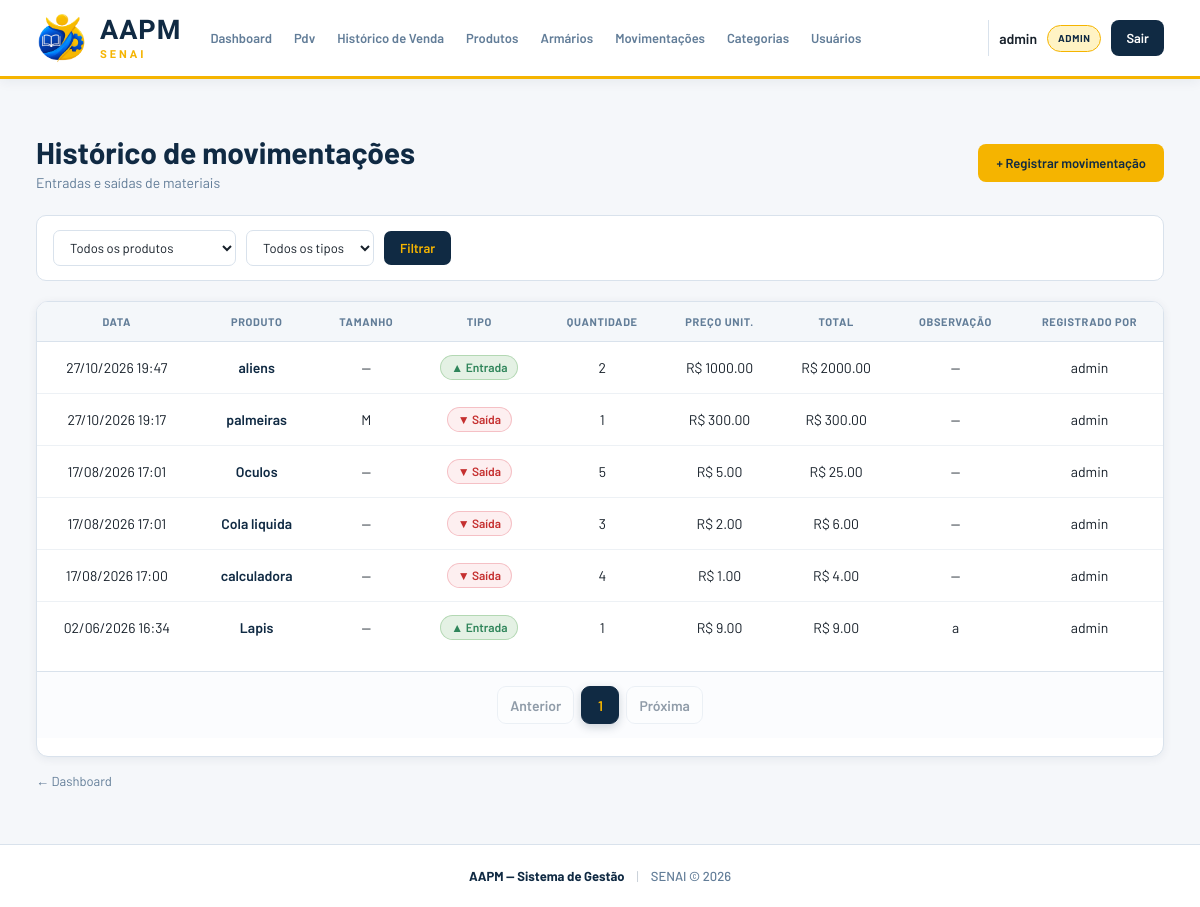
The app's page /movimentacoes/ (signed in) with its own data.
### app/models/movimentacao.py (models this page shows, shortened)
class Movimentacao(Base):
    __tablename__ = "movimentacoes"
    id = Column(Integer, primary_key=True, autoincrement=True, index= True)
    tipo = Column(Enum(Tipo_de_movimentacao), nullable=False)
    quantidade = Column(Integer, nullable=False)
    preco_unitario = Column(Float, nullable=False, default=0.0)
    observacao = Column(String(255), nullable=True)
    criado_em = Column(DateTime, server_default=func.now())
    produto_id = Column(Integer, ForeignKey("produtos.id", ondelete="CASCADE"), nullable=False)
    tamanho_id = Column(Integer, ForeignKey("produto_tamanhos.id", ondelete="SET NULL"), nullable=True)
    usuario_id = Column(Integer, ForeignKey("usuarios.id", ondelete="SET NULL"), nullable=False)
    produto = relationship("Produto", backref="movimentacoes")
    tamanho = relationship("ProdutoTamanho")
    usuario = relationship("Usuario", backref="movimentacoes")

### app/models/produto.py (models this page shows, shortened)
class Produto(Base):
    __tablename__ = "produtos"
    id = Column(Integer, primary_key=True, autoincrement=True, index=True)
    nome = Column(String(150), nullable=False, index=True)
    preco = Column(Float, nullable=False, default=0.0)
    estoque_atual = Column(Integer, nullable=False, default=0)
    ativo = Column(Boolean, default=True)
    imagem_path = Column(String(255), nullable=True)
    categoria_id = Column(Integer, ForeignKey("categorias.id", ondelete="SET NULL"), nullable=True)
    categoria = relationship("Categoria", back_populates="produtos")
    tamanhos  = relationship("ProdutoTamanho", back_populates="produto", cascade="all, delete-orphan")

### app/models/usuario.py (models this page shows)
class Usuario(Base):
    __tablename__ = "usuarios"
    id = Column(Integer, primary_key=True, autoincrement=True)
    nome = Column(String(100), nullable=False)
    email = Column(String(150), unique=True, nullable=False)
    senha_hash = Column(String(255), nullable=False)
    role = Column(String(20), default="operador")
    ativo = Column(Boolean, default=True)
    criado_em = Column(DateTime, server_default=func.now())

### app/models/produto_tamanho.py (models this page shows)
class ProdutoTamanho(Base):
    __tablename__ = "produto_tamanhos"
    id         = Column(Integer, primary_key=True, autoincrement=True, index=True)
    produto_id = Column(Integer, ForeignKey("produtos.id", ondelete="CASCADE"), nullable=False)
    tamanho    = Column(String(10), nullable=False)  # Ex: PP, P, M, G, GG
    estoque    = Column(Integer, nullable=False, default=0)
    produto = relationship("Produto", back_populates="tamanhos")

### app/controllers/movimentacao_controller.py (the view)
@router.get("/")
def listar_movimentacoes(
    request: Request,
    produto_id: int = 0,
    tipo: str = "",
    page: int = 1,
    db: Session = Depends(get_db),
    admin = Depends(get_admin)
):
    query = db.query(Movimentacao).order_by(
        Movimentacao.criado_em.desc()
    )
    if produto_id:
        query = query.filter(
            Movimentacao.produto_id == produto_id
        )
    if tipo in ("entrada", "saida", "cancelamento", "ajuste"):
        query = query.filter(
            Movimentacao.tipo == tipo
        )
    movimentacoes, pagination = paginate(query, page)
    produtos = db.query(Produto).filter(
        Produto.ativo == True
    ).all()
    return templates.TemplateResponse(
        request,
        "movimentacoes/index.html",
        {
            "request": request,
            "usuario": admin,
            "movimentacoes": movimentacoes,
            "produtos": produtos,
            "produto_id": produto_id,
            "tipo": tipo,
            "pagination": pagination,
        }
    )

### app/templates/movimentacoes/index.html (shortened to what this page needs)
{% extends "base.html" %}
{% block extra_css %}
<link rel="stylesheet" href="/static/css/movimnetacoes-index.css">
<link rel="stylesheet" href="/static/css/list-pages.css?v=1">
{% endblock %}
{% block conteudo %}
<div class="page-header">
    <div>
        <h1 class="page-title">Histórico de movimentações</h1>
        <p class="page-subtitle">Entradas e saídas de materiais</p>
    </div>
    <a href="/movimentacoes/nova" class="btn-primary">
        + Registrar movimentação
    </a>
</div>
<form class="filtros-form" method="get" action="/movimentacoes">
    <select name="produto_id" class="filtro-select">
        <option value="0">Todos os produtos</option>
    </select>
    <select name="tipo" class="filtro-select">
        <option value="">Todos os tipos</option>
    </select>
    <button type="submit" class="btn-filtrar">
        Filtrar
    </button>
</form>
<div class="card">
    <div class="table-wrapper">
        <table class="table">
            <thead>
                <tr>
                    <th>Data</th>
                    <th>Produto</th>
                    <th>Tamanho</th>
                    <th>Tipo</th>
                    <th>Quantidade</th>
                    <th>Preço unit.</th>
                    <th>Total</th>
                    <th>Observação</th>
                    <th>Registrado por</th>
                </tr>
            </thead>
            <tbody>
                {% for m in movimentacoes %}
                    <tr>
                        <td>
                            {{ m.criado_em.strftime('%d/%m/%Y %H:%M') }}
                        </td>
                        <td>
                            <a
                                href="/produtos/{{ m.produto_id }}"
                                class="link-produto"
                            >
                                {{ m.produto.nome }}
                            </a>
                        </td>
                        <td>
                            {% if m.tamanho %}
                                {{ m.tamanho.tamanho }}
                            {% else %}
                                —
                            {% endif %}
                        </td>
                        <td>
                            <span class="status-badge status-badge--{{ m.tipo.value }}">
                                {{ "▲ Entrada" if m.tipo.value == 'entrada' else "▼ Saída" }}
                            </span>
                        </td>
                        <td>
                            {{ m.quantidade }}
                        </td>
                        <td>
                            R$ {{ "%.2f"|format(m.preco_unitario) }}
                        </td>
                        <td>
                            R$ {{ "%.2f"|format(m.valor_total) }}
                        </td>
                        <td>
                            {{ m.observacao or "—" }}
                        </td>
                        <td>
                            {{ m.usuario.nome if m.usuario else "—" }}
                        </td>
                    </tr>
                {% endfor %}
            </tbody>
        </table>
    </div>
    {% include "paginacao/index.html" %}
</div>
<a href="/" class="back-link">
    ← Dashboard
</a>
{% endblock %}

### app/static/css/base.css (style rules this page uses)
* { margin: 0; padding: 0; box-sizing: border-box; }
html { scroll-behavior: smooth; }
body { min-height: 100vh; display: flex; flex-direction: column; font-family: "Barlow", sans-serif; background: var(--fundo); color: var(--texto); -webkit-font-smoothing: antialiased; text-rendering: optimizeLegibility; }
:root { --azul: #102A43; --azul-2: #243B53; --azul-3: #486581; --laranja: #F5B400; --laranja-2: #D99F00; --laranja-claro: #FFF3C4; --branco: #FFFFFF; --fundo: #F5F7FA; --fundo-card: #FFFFFF; --texto: #17202A; --texto-secundario: #627D98; --borda: #D9E2EC; --verde: #2F855A; --vermelho: #C53030; --sombra: 0 5px 20px rgba(16, 42, 67, 0.08); --sombra-hover: 0 10px 28px rgba(16, 42, 67, 0.14); --radius: 12px; }
button, input, select, textarea { font-family: inherit; }
button { cursor: pointer; }
a { color: inherit; }

### app/static/css/movimnetacoes-index.css (style rules this page uses)
.page-title { margin: 0; font-size: 22px; font-weight: 700; color: var(--azul); }
.page-subtitle { margin-top: 2px; font-size: 13px; color: var(--texto-secundario); }
.btn-primary { display: inline-flex; align-items: center; justify-content: center; height: 38px; padding: 0 18px; background: var(--laranja); color: var(--azul) !important; border-radius: 8px; text-decoration: none; font-size: 13px; font-weight: 600; transition: .2s; }
.filtros-form { display: flex; align-items: center; flex-wrap: wrap; gap: 10px; margin-bottom: 20px; padding: 14px 16px; background: var(--branco); border: 1px solid var(--borda); border-radius: 10px; }
.filtro-select { padding: 8px 12px; background: var(--branco); color: var(--texto); border: 1px solid var(--borda); border-radius: 7px; font-size: 13px; font-family: inherit; cursor: pointer; }
.btn-filtrar { height: 34px; padding: 0 16px; background: var(--azul); color: var(--laranja); border: none; border-radius: 7px; font-size: 13px; font-weight: 600; cursor: pointer; }
.card { background: var(--branco); border: 1px solid var(--borda); border-radius: 12px; overflow: hidden; box-shadow: var(--sombra); }
.table-wrapper { overflow-x: auto; max-width: 100%; }
.table { width: 100%; border-collapse: collapse; font-size: 14px; }
.table thead { background: var(--fundo); }
.table th, .table td { text-align: center; vertical-align: middle; }
.table th { padding: 12px 16px; color: var(--texto-secundario); font-size: 12px; font-weight: 700; text-transform: uppercase; letter-spacing: .06em; border-bottom: 1px solid var(--borda); white-space: nowrap; }
.table td { padding: 13px 16px; color: var(--texto); border-bottom: 1px solid var(--fundo); }
.table tbody tr:last-child td { border-bottom: none; }
.table tbody tr { transition: background 0.2s ease; }
.status-badge { display: inline-block; padding: 4px 10px; border-radius: 999px; font-size: 12px; font-weight: 600; }
.status-badge--entrada { background: rgba(34,139,34,.12); color: var(--verde); border: 1px solid rgba(34,139,34,.25); }
.status-badge--saida { background: rgba(220,53,69,.08); color: var(--vermelho); border: 1px solid rgba(220,53,69,.25); }
.link-produto { color: var(--azul); font-weight: 600; text-decoration: none; }
.back-link { display: inline-block; margin-top: 16px; color: var(--texto-secundario); font-size: 13px; text-decoration: none; }

### records on screen
Movimentacao: criado_em "27/10/2026 19:47", produto.nome "aliens", tipo "▲ Entrada", quantidade "2", preco_unitario "1000.00", valor_total "2000.00", observacao "—", usuario "admin"
Movimentacao: criado_em "27/10/2026 19:17", produto.nome "palmeiras", tamanho.tamanho "M", tipo "▼ Saída", quantidade "1", preco_unitario "300.00", valor_total "300.00", observacao "—", usuario "admin"
Movimentacao: criado_em "17/08/2026 17:01", produto.nome "Oculos", tipo "▼ Saída", quantidade "5", preco_unitario "5.00", valor_total "25.00", observacao "—", usuario "admin"
Movimentacao: criado_em "17/08/2026 17:01", produto.nome "Cola liquida", tipo "▼ Saída", quantidade "3", preco_unitario "2.00", valor_total "6.00", observacao "—", usuario "admin"
Movimentacao: criado_em "17/08/2026 17:00", produto.nome "calculadora", tipo "▼ Saída", quantidade "4", preco_unitario "1.00", valor_total "4.00", observacao "—", usuario "admin"
Movimentacao: criado_em "02/06/2026 16:34", produto.nome "Lapis", tipo "▲ Entrada", quantidade "1", preco_unitario "9.00", valor_total "9.00", observacao "a", usuario "admin"

### other values on screen
{{ usuario.nome }} "admin"
{{ usuario.role }} "ADMIN"
{{ numero }} "1"
